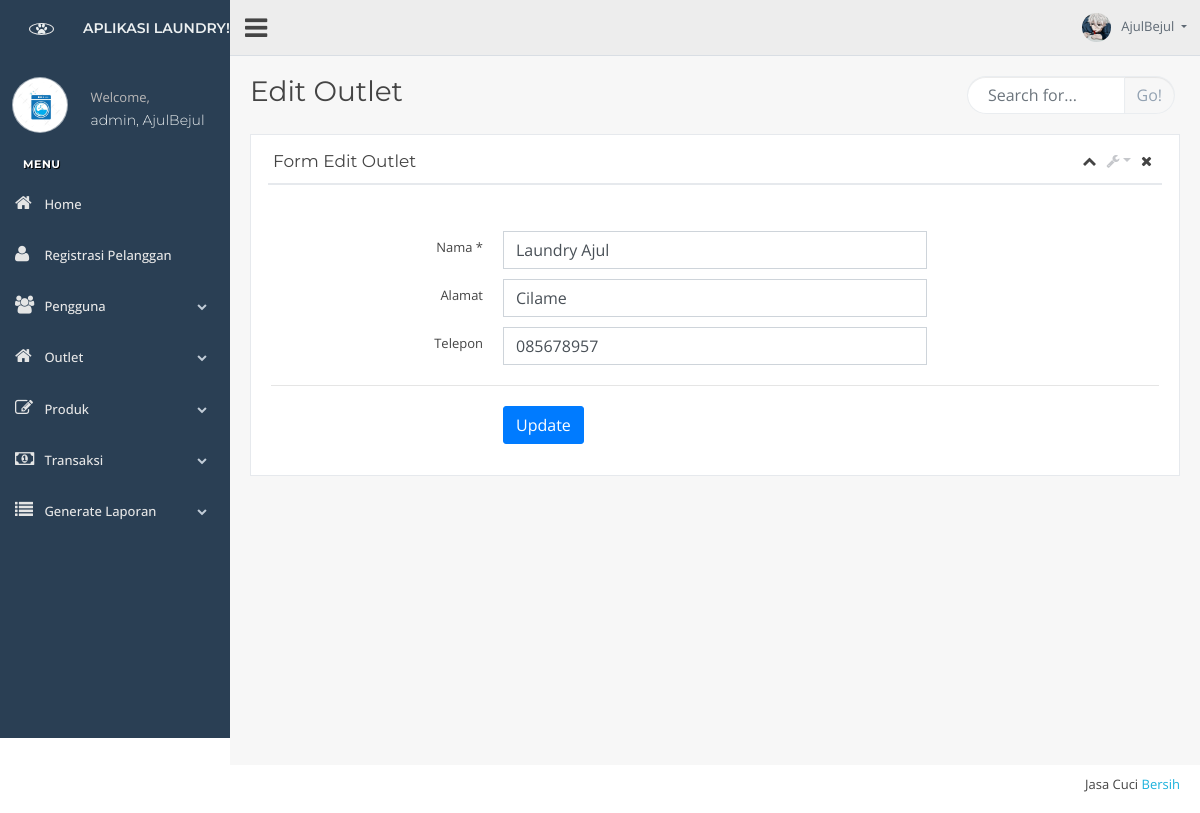
/views/outlet/v_edit_outlet.php?id=11 (signed in), run on the app's committed database.
### tables this page shows
CREATE TABLE `tb_outlet` (
  `id` int(11) NOT NULL,
  `nama` varchar(100) NOT NULL,
  `alamat` text NOT NULL,
  `tlp` varchar(15) NOT NULL
);

### controllers/c_koneksi.php (called while the page is built)
<?php
class c_koneksi{
    function koneksi(){
        $conn = mysqli_connect('localhost','root','','laundry');
        if (!$conn) {
            die("Koneksi gagal: " . mysqli_connect_error());
        }else{
            return $conn;
        }
    }
}
?>

### controllers/c_outlet.php (called while the page is built, shortened)
<?php
include_once 'c_koneksi.php';
class c_outlet{
    function edit($id){
        $conn = new c_koneksi();
        $sql = "SELECT * FROM tb_outlet WHERE id=$id ";
        $query = mysqli_query($conn->koneksi(),$sql);
        while ($q = mysqli_fetch_object($query)) {
        $hasil[] = $q;
        }
        return $hasil;
    }
}
?>

### views/outlet/v_edit_outlet.php (the view, shortened to what this page needs)
<?php
include_once '../template/header.php';
include_once '../template/sidebar.php';
include_once '../template/topbar.php';
?>
<?php
include_once '../../controllers/c_outlet.php';
$outlet = new c_outlet();
?>
        <div class="right_col" role="main">
          <div class="">
            <div class="page-title">
              <div class="title_left">
                <h3> Edit Outlet </small></h3>
              </div>
              <div class="title_right">
                <div class="col-md-5 col-sm-5   form-group pull-right top_search">
                  <div class="input-group">
                    <input type="text" class="form-control" placeholder="Search for...">
                    <span class="input-group-btn">
                      <button class="btn btn-default" type="button">Go!</button>
                    </span>
                  </div>
                </div>
              </div>
            </div>
            <div class="clearfix"></div>
            <div class="row">
						<div class="col-md-12 col-sm-12 ">
							<div class="x_panel">
								<div class="x_title">
									<h2>Form Edit Outlet</h2>
									<ul class="nav navbar-right panel_toolbox">
										<li><a class="collapse-link"><i class="fa fa-chevron-up"></i></a>
										</li>
										<li class="dropdown">
											<a href="#" class="dropdown-toggle" data-toggle="dropdown" role="button" aria-haspopup="true" aria-expanded="false"><i class="fa fa-wrench"></i></a>
										</li>
										<li><a class="close-link"><i class="fa fa-close"></i></a>
										</li>
									</ul>
									<div class="clearfix"></div>
								</div>
								<div class="x_content">
									<br />
									<form action="../../routers/r_outlet.php?aksi=update" method="POST" id="demo-form2" data-parsley-validate class="form-horizontal form-label-left">
                                    <?php
                                        foreach ($outlet->edit($_GET['id']) as $o) {
                                    ?>
										<div class="item form-group">
											<div class="col-md-6 col-sm-6 ">
											</div>
										</div>
										<div class="item form-group">
											<label class="col-form-label col-md-3 col-sm-3 label-align" for="nama">Nama <span class="required">*</span>
											</label>
											<div class="col-md-6 col-sm-6 ">
												<input type="text" id="nama" name="nama" required="required" class="form-control" value="<?= $o->nama ?>">
											</div>
										</div>
										<div class="item form-group">
											<label for="middle-name" class="col-form-label col-md-3 col-sm-3 label-align">Alamat</label>
											<div class="col-md-6 col-sm-6 ">
												<input id="alamat" class="form-control" type="text" name="alamat" value="<?= $o->alamat ?>">
											</div>
										</div>
                                        <div class="item form-group">
											<label for="middle-name" class="col-form-label col-md-3 col-sm-3 label-align">Telepon</label>
											<div class="col-md-6 col-sm-6 ">
												<input id="telepon" class="form-control" type="text" name="telepon" value="<?= $o->tlp ?>">
											</div>
										</div>
										<div class="ln_solid"></div>
										<div class="item form-group">
											<div class="col-md-6 col-sm-6 offset-md-3">
												<button class="btn btn-primary" type="submit" name="update">Update</button>
											</div>
										</div>
                                        <?php } ?>
									</form>
								</div>
							</div>
						</div>
					</div>
          </div>
        </div>
<?php include_once '../template/footer.php';?>

### assets/css/style1.css (style rules this page uses)
body { background: #fff; color: #444; font-family: "Open Sans", sans-serif; }
a { color: #1bb1dc; text-decoration: none; transition: 0.5s; }
h1, h2, h3, h4, h5, h6 { font-family: "Montserrat", sans-serif; font-weight: 400; margin: 0 0 20px 0; padding: 0; }

### data on the page
tb_outlet: nama "Laundry Ajul", alamat "Cilame", telepon "085678957"

### other printed values
$_SESSION['data']['role'] "admin"
$_SESSION['data']['username'] "AjulBejul"
